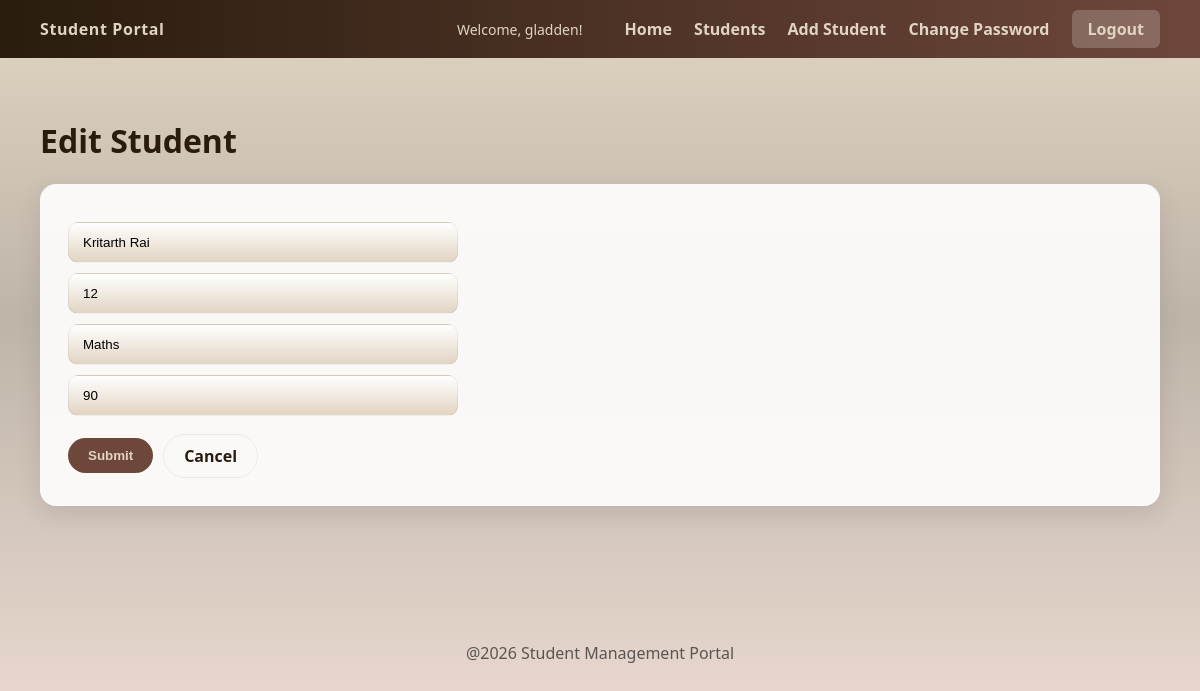
Page /edit/12 (signed in) on the committed database.
### students/models.py (models this page shows, shortened)
class Student(models.Model):
    name = models.CharField(max_length=100)
    course = models.CharField(max_length=100)
    marks = models.IntegerField(validators=[MinValueValidator(0), MaxValueValidator(100)])
    age = models.IntegerField(default=18)

### students/views.py (the view, shortened to what this page needs)
# urls.py: path('edit/<int:id>', views.edit_student, name='edit_student'),
@login_required(login_url='login')
def edit_student(request,id):
    student = get_object_or_404(Student, id=id)
    return render(request, 'edit_student.html', {'student': student})

### students/templates/edit_student.html (shortened to what this page needs)
{% extends 'base.html'%}
{% block content %}
<h1>Edit Student</h1>
<div class="card">
    <form method="post" class="form">
        <input type="text" name="name" placeholder="Student Name" value="{{student.name}}" required>
        <input type="number" name="age" placeholder="Age" value="{{student.age}}" required>
        <input type="text" name="course" placeholder="Course" value="{{student.course}}" required>
        <input type="number" name="marks" placeholder="Marks" value="{{student.marks}}" required>
        <div style="display:flex; gap:10px; align-items:center;">
            <button class="btn">Submit</button>
            <a class="btn secondary" href="{% url 'students' %}">Cancel</a>
        </div>
    </form>
</div>
{% endblock %}

### students/templates/base.html (shortened to what this page needs)
{% load static %}
<!DOCTYPE html>
<html>
    <head>
        <link rel="stylesheet" href="{%static 'css/style.css'%}">
    </head>
    <body>
        <header class="navbar">
            <div class="logo">Student Portal</div>
            <nav>
                {% if user.is_authenticated %}
                    <span class="user-greeting">Welcome, {{ user.username }}!</span>
                    <a href="{% url 'home' %}">Home</a>
                    <a href="{% url 'students' %}">Students</a>
                    <a href="{% url 'add_student' %}">Add Student</a>
                    <a href="{% url 'change_password' %}">Change Password</a>
                    <a href="{% url 'logout' %}" class="btn-logout">Logout</a>
                {% else %}
                    <a href="{% url 'login' %}">Login</a>
                    <a href="{% url 'register' %}">Register</a>
                {% endif %}
            </nav>
        </header>
        <div class="container">
            {% block content %}
            {% endblock %}
        </div>
        <footer class="footer">
            <p>@2026 Student Management Portal</p>
        </footer>
    </body>
</html>

### students/static/css/style.css (style rules this page uses)
:root { --brown-dark: #291C0E; --brown: #6E473B; --tan: #A78D78; --beige: #BEB5A9; --cream: #E1D4C2; --muted-text: rgba(0,0,0,0.6); }
body { margin:0; font-family: 'Segoe UI', Tahoma, Geneva, Verdana, sans-serif; background: linear-gradient(180deg, var(--cream) 0%, var(--beige) 45%, #E9D8CF 100%); color:var(--brown-dark); }
.navbar { background: linear-gradient(90deg, var(--brown-dark), var(--brown)); color:var(--cream); display:flex; justify-content:space-between; align-items:center; padding:18px 40px; }
.navbar .logo { font-weight:700; letter-spacing:0.6px; color:var(--cream); }
.navbar a { color:var(--cream); margin-left:18px; text-decoration:none; font-weight:600; }
.container { padding:40px; }
.card { background: rgba(255,255,255,0.9); padding:28px; border-radius:16px; box-shadow: 0 8px 24px rgba(46, 41, 38, 0.12); margin-bottom:20px; }
.btn { display:inline-block; margin-top:8px; padding:10px 20px; background:var(--brown); color:var(--cream); border:none; border-radius:24px; text-decoration:none; cursor:pointer; font-weight:600; }
.btn.secondary { background:transparent; color:var(--brown-dark); border:1px solid rgba(0,0,0,0.06); }
.form input { display:block; width:100%; max-width:360px; padding:12px 14px; margin:10px 0; border-radius:10px; border:1px solid rgba(0,0,0,0.06); background:linear-gradient(180deg, #fff, var(--cream)); }
.footer { text-align:center; background:transparent; color:var(--muted-text); padding:30px 10px; margin-top:30px; }
.user-greeting { color: var(--cream); margin-right: 20px; font-weight: 500; font-size: 14px; }
.btn-logout { background: rgba(255, 255, 255, 0.2) !important; padding: 8px 16px !important; border-radius: 6px !important; transition: background 0.2s; }

### rows in the picture
Student: name "Kritarth Rai", age "12", course "Maths", marks "90"

### other values in the picture
{{ user.username }} "gladden"
